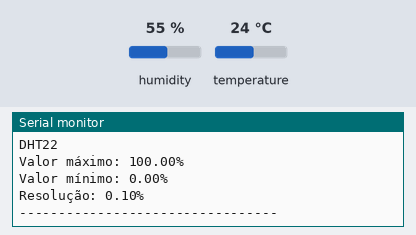
Bench run of a sketch on a simulated ESP32. Parts: the last lines printed to the serial monitor. Inputs (shaded band) come from the test bench; at power-on: humidity 55 %, temperature 24 °C. WiFi joins after 1.5 s; servers stay silent unless stated; random numbers use the default seed unless the sketch sets one; no MQTT or app messages arrive unless stated.

Above: at 2.7 s.
2.8 s: humidity set to 22 %
At 4.1 s:
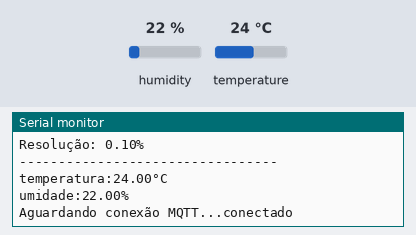
5.8 s: temperature set to 12 °C
At 8.2 s:
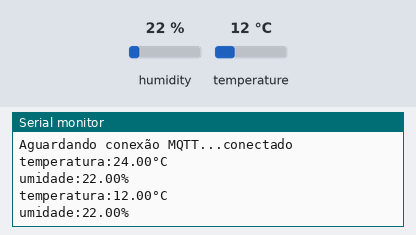
8.8 s: humidity set to 40 %
At 10.0 s:
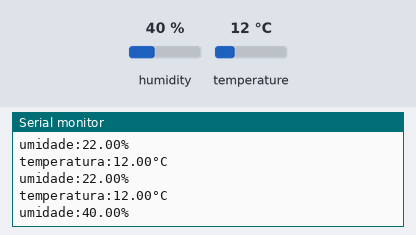

Measured:
- after the input at 2.8 s, the serial monitor: prints a new line after 0.74 s (image 1)
- after the input at 5.8 s, the serial monitor: prints a new line after 1.8 s (image 2)
- after the input at 8.8 s, the serial monitor: prints a new line after 0.82 s (image 3)

The sketch:

atividade_aprendizado.ino
```cpp
#include <PubSubClient.h>
#include <WiFi.h>
#include <Adafruit_Sensor.h>
#include <DHT.h>
#include <DHT_U.h>
const char* ssid = "Redmi Note 10 5G";
const char* password = "raphael2";
const char* mqtt_server = "test.mosquitto.org";

#define DHTPIN 4
#define DHTTYPE DHT22
#define MSG_BUFFER_SIZE (50)

char msg[MSG_BUFFER_SIZE];
DHT_Unified dht(DHTPIN, DHTTYPE);

uint32_t delayMS;
unsigned long lastMsg = 0;
int value = 0;
WiFiClient espClient;
PubSubClient client(espClient);

void setup() {
  Serial.begin(115200);
  dht.begin();
  Serial.println(F("Sensor DHT22"));
  sensor_t sensor;

  setup_WiFi();
  client.setServer(mqtt_server, 1883);

  dht.temperature().getSensor(&sensor);
  Serial.println(F("---------------------------------"));
  Serial.println(F("Temperatura"));
  Serial.println(F("Sensor: "));
  Serial.print(sensor.name);
  Serial.println(F("Valor máximo: "));
  Serial.print(sensor.max_value);
  Serial.println(F("°C"));
  Serial.print(F("Valor mínimo: "));
  Serial.print(sensor.min_value);
  Serial.println(F("°C"));
  Serial.print(F("Resolução: "));
  Serial.print(sensor.resolution);
  Serial.println(F("°C"));
  Serial.println(F("---------------------------------"));

  dht.humidity().getSensor(&sensor);
  Serial.println(F("---------------------------------"));
  Serial.println(F("Umidade"));
  Serial.println(F("Sensor: "));
  Serial.println(sensor.name);
  Serial.print(F("Valor máximo: "));
  Serial.print(sensor.max_value);
  Serial.println(F("%"));
  Serial.print(F("Valor mínimo: "));
  Serial.print(sensor.min_value);
  Serial.println(F("%"));
  Serial.print(F("Resolução: "));
  Serial.print(sensor.resolution);
  Serial.println(F("%"));
  Serial.println(F("---------------------------------"));
  delayMS = sensor.min_delay / 1000;
}

void setup_WiFi() {
  delay(10);
  Serial.println("");
  Serial.print("conectando com");
  Serial.println(ssid);
  WiFi.begin(ssid, password);
  while (WiFi.status() != WL_CONNECTED) {
    delay(500);
    Serial.print(".");
  }
  Serial.println("");
  Serial.print("WiFi conectando");
  Serial.println("IP: ");
  Serial.println(WiFi.localIP());
}

void reconnect() {
  while (!client.connected()) {
    Serial.print("Aguardando conexão MQTT...");
    String clientId = "ESP32Client";
    clientId += String(random(0xffff), HEX);
    if (client.connect(clientId.c_str())) {
      Serial.println("conectado");

      sensors_event_t event;  // Declare event here
    } else {
      Serial.print("falhou, rc=");
      Serial.print(client.state());
      Serial.print("tente novamente em 5s");
      delay(500);
    }
  }
}

void loop() {
  delay(delayMS);
  sensors_event_t event;

  dht.temperature().getEvent(&event);
  if (isnan(event.temperature)) {
    Serial.println(F("ERRO NA LEITURA DA TEMPERATURA"));
  } else {
    Serial.print(F("temperatura:"));
    Serial.print(event.temperature);
    Serial.println(F("°C"));
    sprintf(msg, "%f", event.temperature);
    client.publish("raphael_thiago/temperatura", msg);

    if(event.temperature > 22) {
      sprintf(msg, "%i", 1);
      client.publish("raphael_thiago/ventilador", msg); // ligado
    } else {
      sprintf(msg, "%i", 0);
      client.publish("raphael_thiago/ventilador", msg); // desligado
    }
  }

  dht.humidity().getEvent(&event);
  if (isnan(event.relative_humidity)) {
    Serial.println(F("ERRO NA LEITURA DA TEMPERATURA"));
  } else {
    Serial.print(F("umidade:"));
    Serial.print(event.relative_humidity);
    Serial.println(F("%"));
    sprintf(msg, "%f", event.relative_humidity);
    client.publish("raphael_thiago/umidade", msg);

    if(event.relative_humidity <= 60) {
      sprintf(msg, "%i", 1);
      client.publish("raphael_thiago/umidificador", msg); // ligado
    } else {
      sprintf(msg, "%i", 0);
      client.publish("raphael_thiago/umidificador", msg); // desligado
    }
  }

  if (!client.connected()) {
    reconnect();
  }
  client.loop();
}
```
